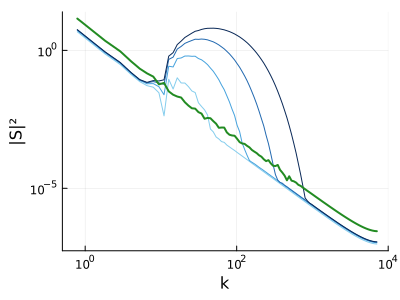

This chart was generated by the following Julia code:
# wave stuff
include("../src/pointsource.jl")
∂ₓW(x,y,z) = derivative(x->wavelike(x,y,z),x)
include("../src/flatship.jl")
∂ₓWᵦ(x,y,z) = derivative(x->∫₂wavelike(x,y,z),x)

# spectrum stuff
using FFTW
function spectrum(y,f)
    dy,N = step(y),length(y)
    w = @. 0.5*(1 + cos(pi*(0:N-1)/(N-1)))
    S² = abs2.(fft(f.*w)) * dy^2
    k = fftfreq(N, 1/dy) .* 2π
    k[2:end÷2],S²[2:end÷2]
end
function gbin((k,S); r=1.07)
    nbins = ceil(Int,log(1-k[end]/k[1]*(1-r))/log(r))-1
    edges = k[1] .* cumsum(r .^ (0:nbins)) .- k[1]/2
    kbin = map(i->gmean(edges[i:i+1]),1:nbins)
    Sbin = map(i->gmean(S[edges[i] .< k .≤ edges[i+1]]),1:nbins)
    return kbin, Sbin
end
gmean(a) = log.(a) |> mean |> exp

# make plot
using Plots
begin
    # Figure set up
    plt1 = plot(size=(500,300),xlabel="y",ylabel="∂ₓW")
    plt2 = plot(size=(400,300),xlabel="k",ylabel="|S|²")

    # Point-source over depths
    for n in 3:6
        z = -0.46416^n
        # plt[1] spacial domain, not too far away and the whole width
        x=-8; y = range(-2+x/√8,2-x/√8,2^10)
        plot!(plt1,y,∂ₓW.(x,y,z),label="z=$(round(z, digits=3))",c=colormap("Blues",6)[n])

        # plt[2] spectral domain, much farther and only through 1/4 of the width
        x=-40; y = range(0,-x/4√2,2^14)
        plot!(plt2,gbin(spectrum(y,∂ₓW.(x,y,z)))...,label="",c=colormap("Blues",6)[n])
    end

    # Elliptic line-source on z=-0.
    z=-0.; x=-8.; y = range(-2+x/√8,2-x/√8,2^10)
    plot!(plt1,y,∂ₓWᵦ.(x,y,z),label="line-integrated z=0",c=:forestgreen,lw=2)
    x=-40; y = range(0,-x/4√2,2^14)
    plot!(plt2,gbin(spectrum(y,∂ₓWᵦ.(x,y,z)))...,label="",c=:forestgreen,lw=2)

    # Finalize and save
    plot!(plt1, ylims=(-50,50), yticks=-50:25:50)
    plot!(plt2, yscale=:log10, xscale=:log10, xlims=(0.5,1e4), xticks=[1e0,1e2,1e4]) 
    savefig(plt1,"wavecut.png")
    savefig(plt2,"spectrum.png")
end
